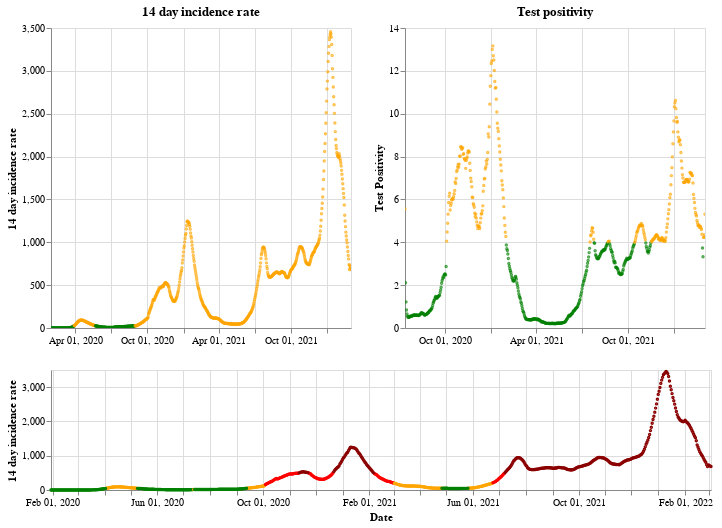

The cell this chart's notebook holds for it:
### Markdown cell above
## England

### Code cell
plot_traffic_light('England')

### Figure 1 — Vega-Lite specification as saved in the notebook (floating-point values rounded to 4 significant figures; data arrays with more than 128 entries replaced by an {"elided": "..."} marker saying what was removed)
{"config": {"view": {"continuousWidth": 400, "continuousHeight": 300}}, "vconcat": [{"hconcat": [{"mark": {"type": "point", "size": 2}, "encoding": {"color": {"condition": {"value": "green", "test": "(datum.twoWeeklyCasesRate <= 25)"}, "value": "orange"}, "tooltip": [{"type": "nominal", "field": "areaName"}, {"type": "temporal", "field": "date"}, {"type": "quantitative", "field": "twoWeeklyCasesRate"}, {"type": "quantitative", "field": "testPositivity"}], "x": {"type": "temporal", "axis": {"title": ""}, "field": "date", "scale": {"domain": {"selection": "DateBrush"}}, "timeUnit": "yearmonthdate"}, "y": {"type": "quantitative", "axis": {"title": "14 day incidence rate"}, "field": "twoWeeklyCasesRate"}}, "title": "14 day incidence rate", "width": 300}, {"mark": {"type": "point", "size": 2}, "encoding": {"color": {"condition": {"value": "green", "test": "(datum.testPositivity <= 4)"}, "value": "orange"}, "tooltip": [{"type": "nominal", "field": "areaName"}, {"type": "temporal", "field": "date"}, {"type": "quantitative", "field": "twoWeeklyCasesRate"}, {"type": "quantitative", "field": "testPositivity"}], "x": {"type": "temporal", "axis": {"title": ""}, "field": "date", "scale": {"domain": {"selection": "DateBrush"}}, "timeUnit": "yearmonthdate"}, "y": {"type": "quantitative", "axis": {"title": "Test Positivity"}, "field": "testPositivity"}}, "title": "Test positivity", "width": 300}]}, {"layer": [{"mark": {"type": "point", "size": 2}, "encoding": {"color": {"condition": {"value": "orange", "test": "(((datum.testPositivity < 4) && (datum.twoWeeklyCasesRate >= 50)) && (datum.twoWeeklyCasesRate < 200))"}, "value": "red"}, "opacity": {"condition": {"value": 1, "test": "((datum.twoWeeklyCasesRate >= 50) && (datum.twoWeeklyCasesRate < 500))"}, "value": 0}, "tooltip": [{"type": "nominal", "field": "areaName"}, {"type": "temporal", "field": "date"}, {"type": "quantitative", "field": "twoWeeklyCasesRate"}, {"type": "quantitative", "field": "testPositivity"}], "x": {"type": "temporal", "axis": {"title": "Date"}, "field": "date", "timeUnit": "yearmonthdate"}, "y": {"type": "quantitative", "axis": {"title": "14 day incidence rate"}, "field": "twoWeeklyCasesRate"}}, "selection": {"DateBrush": {"type": "interval", "encodings": ["x"], "fields": ["Time"]}}}, {"mark": {"type": "point", "size": 2}, "encoding": {"color": {"value": "darkred"}, "opacity": {"condition": {"value": 1, "test": "(datum.twoWeeklyCasesRate >= 500)"}, "value": 0}, "tooltip": [{"type": "nominal", "field": "areaName"}, {"type": "temporal", "field": "date"}, {"type": "quantitative", "field": "twoWeeklyCasesRate"}, {"type": "quantitative", "field": "testPositivity"}], "x": {"type": "temporal", "axis": {"title": "Date"}, "field": "date", "timeUnit": "yearmonthdate"}, "y": {"type": "quantitative", "axis": {"title": "14 day incidence rate"}, "field": "twoWeeklyCasesRate"}}}, {"mark": {"type": "point", "size": 2}, "encoding": {"color": {"condition": {"value": "green", "test": "((datum.testPositivity < 4) && (datum.twoWeeklyCasesRate < 50))"}, "value": "orange"}, "opacity": {"condition": {"value": 1, "test": "(datum.twoWeeklyCasesRate < 50)"}, "value": 0}, "tooltip": [{"type": "nominal", "field": "areaName"}, {"type": "temporal", "field": "date"}, {"type": "quantitative", "field": "twoWeeklyCasesRate"}, {"type": "quantitative", "field": "testPositivity"}], "x": {"type": "temporal", "axis": {"title": "Date"}, "field": "date", "timeUnit": "yearmonthdate"}, "y": {"type": "quantitative", "axis": {"title": "14 day incidence rate"}, "field": "twoWeeklyCasesRate"}}}], "height": 120, "width": 660}], "data": {"name": "data-14ea4f7749838df4d3ee2fcb23368aa3"}, "$schema": "https://vega.github.io/schema/vega-lite/v4.8.1.json", "datasets": {"data-14ea4f7749838df4d3ee2fcb23368aa3": {"elided": "764 records"}}}
